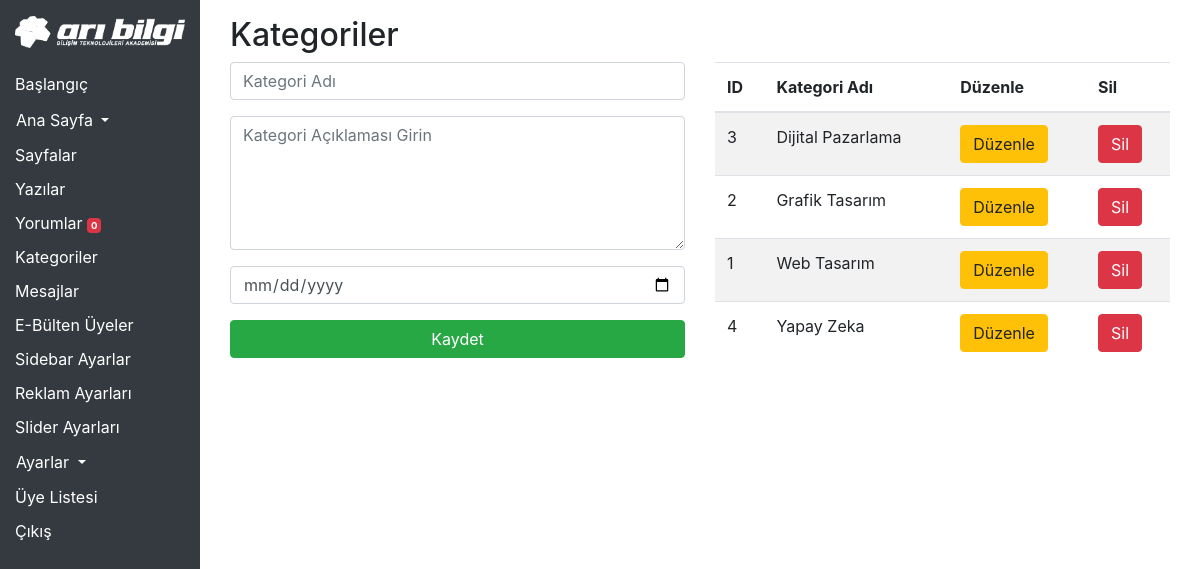
The page /admin/kategori.php (signed in) on the database its author committed.
### tables this page shows
CREATE TABLE IF NOT EXISTS `kategoriler` (
  `id` int(11) NOT NULL AUTO_INCREMENT,
  `katadi` varchar(25) NOT NULL,
  `katmeta` varchar(160) NOT NULL,
  `tarih` varchar(15) NOT NULL,
  PRIMARY KEY (`id`)
);

### admin/kategori.php (the view, shortened to what this page needs)
<?php require_once('header.php'); ?>
<section id="kategori">
    <div class="container">
        <div class="row">
            <div class="col-12">
                <h2>Kategoriler</h2>
            </div>
        </div>
        <div class="row">
            <div class="col-md-6">
                <form method="post">
                    <div class="form-group">
                        <input type="text" name="katadi" class="form-control" placeholder="Kategori Adı">
                    </div>
                    <div class="form-group">
                        <textarea name="katmeta" rows="5" class="form-control" placeholder="Kategori Açıklaması Girin"></textarea>
                    </div>
                    <div class="form-group">
                        <input type="date" name="tarih" class="form-control">
                    </div>
                    <div class="form-group">
                        <input type="submit" value="Kaydet" class="btn btn-success w-100">
                    </div>
                </form>
            </div>
            <div class="col-md-6">
                <table class="table table-striped">
                    <thead>
                        <tr>
                            <th>ID</th>
                            <th>Kategori Adı</th>
                            <th>Düzenle</th>
                            <th>Sil</th>
                        </tr>
                    </thead>
                    <tbody>
                        <?php
                        $sorgu = $db->prepare('select * from kategoriler order by katadi asc');
                        $sorgu->execute();
                        if ($sorgu->rowCount()) {
                        foreach ($sorgu as $satir) {
                        ?>
                                <tr>
                                    <td><?php echo $satir['id']; ?></td>
                                    <td><?php echo $satir['katadi']; ?></td>
                                    <td><a href="kategoriduzenle.php?id=<?php echo $satir['id']; ?>"><button class="btn btn-warning">Düzenle</button></a></td>
                                    <td><a href="kategorisil.php?id=<?php echo $satir['id']; ?>"><button class="btn btn-danger">Sil</button></a></td>
                                </tr>
                        <?php
                            }
                        }
                        ?>
                    </tbody>
                </table>
            </div>
        </div>
    </div>
</section>
<?php require_once('footer.php'); ?>

### rows shown on the page
kategoriler: id "3", katadi "Dijital Pazarlama"
kategoriler: id "2", katadi "Grafik Tasarım"
kategoriler: id "1", katadi "Web Tasarım"
kategoriler: id "4", katadi "Yapay Zeka"

### other values the page prints
$yeni_yorum "0"
